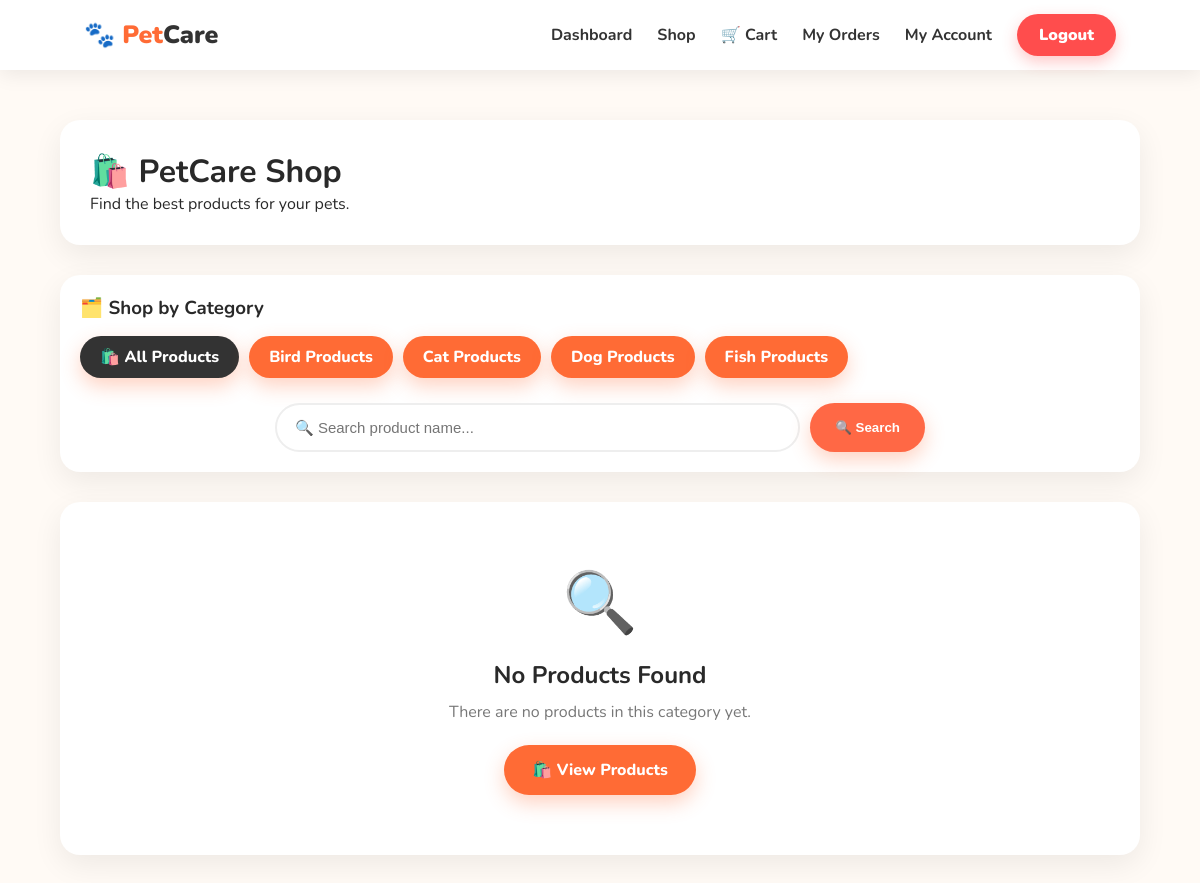
Page /shop.php (signed in) on the committed database.
### tables this page shows
CREATE TABLE `categories` (
  `id` int(11) NOT NULL AUTO_INCREMENT,
  `name` varchar(100) NOT NULL,
  `description` text DEFAULT NULL,
  `created_at` timestamp NOT NULL DEFAULT current_timestamp(),
  PRIMARY KEY (`id`),
  UNIQUE KEY `name` (`name`)
);

### shop.php (the view, shortened to what this page needs)
<?php
require_once "config/db.php";
$category_id = 0;
$search = "";
$category_result = $conn->query(
    "SELECT id, name
     FROM categories
     ORDER BY name ASC"
);
$sql = "SELECT
            products.id,
            products.name,
            products.description,
            products.price,
            products.stock,
            products.image,
            categories.name AS category_name
        FROM products
        LEFT JOIN categories
            ON products.category_id = categories.id
        WHERE 1=1";
$sql .= " ORDER BY products.id DESC";
$stmt = $conn->prepare($sql);
$stmt->execute();
$result = $stmt->get_result();
?>
<!DOCTYPE html>
<html lang="en">
<head>
<link
    rel="stylesheet"
    href="css/style.css"
>
</head>
<body>
<nav class="navbar">
<a
    href="customer_dashboard.php"
    class="logo"
>
    🐾 Pet<span>Care</span>
</a>
<ul class="nav-links">
    <li>
        <a href="customer_dashboard.php">
            Dashboard
        </a>
    </li>
    <li>
        <a href="shop.php">
            Shop
        </a>
    </li>
    <li>
        <a href="cart.php">
            🛒 Cart
        </a>
    </li>
    <li>
        <a href="orders.php">
            My Orders
        </a>
    </li>
    <li>
        <a href="my_account.php">
            My Account
        </a>
    </li>
    <li>
        <a
            href="logout.php"
            class="login-btn"
        >
            Logout
        </a>
    </li>
</ul>
</nav>
<div class="dashboard">
<div class="dashboard-header">
    <h1>
        🛍️ PetCare Shop
    </h1>
    <p>
        Find the best products for your pets.
    </p>
</div>
<div
    style="
        background:white;
        padding:20px;
        border-radius:20px;
        box-shadow:0 10px 30px rgba(0,0,0,0.07);
        margin-bottom:30px;
    "
>
    <h3
        style="
            margin-bottom:15px;
        "
    >
        🗂️ Shop by Category
    </h3>
    <div
        style="
            display:flex;
            gap:10px;
            flex-wrap:wrap;
        "
    >
        <a
            href="shop.php<?php
            ?>"
            class="btn"
            style="
                padding:10px 20px;
                <?php
                if ($category_id == 0) {
                    echo "background:#333;";
                }
                ?>
            "
        >
            🛍️ All Products
        </a>
        <?php
        while (
            $category =
            $category_result->fetch_assoc()
        ) {
        ?>
            <a
                href="shop.php?category=<?php
                    echo $category["id"];
                ?>"
                class="btn"
                style="
                    padding:10px 20px;
                    <?php
                    if (
                        $category_id ==
                        $category["id"]
                    ) {
                        echo "background:#333;";
                    }
                    ?>
                "
            >
                <?php
                echo htmlspecialchars(
                    $category["name"]
                );
                ?>
            </a>
        <?php
        }
        ?>
    </div>
    <form
        method="GET"
        action="shop.php"
        style="
            margin-top:25px;
            display:flex;
            gap:10px;
            max-width:650px;
            margin-left:auto;
            margin-right:auto;
        "
    >
        <input
            type="text"
            name="search"
            placeholder="🔍 Search product name..."
            value="<?php
                echo htmlspecialchars(
                    $search
                );
            ?>"
            style="
                flex:1;
                padding:14px 18px;
                border:2px solid #eee;
                border-radius:30px;
                font-size:15px;
                outline:none;
            "
        >
        <button
            type="submit"
            class="btn"
            style="
                padding:14px 25px;
                border:none;
                border-radius:30px;
                background:#ff6845;
                color:white;
                font-weight:bold;
                cursor:pointer;
            "
        >
            🔍 Search
        </button>
    </form>
</div>
<div class="product-grid">
    <?php
    if ($result->num_rows > 0) {
    ?>
        <?php
        while (
            $product =
            $result->fetch_assoc()
        ) {
        ?>
            <div class="product-card">
                <?php
                if (
                    !empty(
                        $product["image"]
                    )
                ) {
                    $product_image =
                        $product["image"];
                    if (
                        strpos(
                            $product_image,
                            "http://"
                        ) === 0 ||
                        strpos(
                            $product_image,
                            "https://"
                        ) === 0
                    ) {
                        $product_image_src =
                            $product_image;
                    } else {
                        $product_image_src =
                            "images/" .
                            $product_image;
                    }
                ?>
                    <img
                        src="<?php
                            echo htmlspecialchars(
                                $product_image_src
                            );
                        ?>"
                        alt="<?php
                            echo htmlspecialchars(
                                $product["name"]
                            );
                        ?>"
                        style="
                            width:100%;
                            height:220px;
                            object-fit:cover;
                            border-radius:15px;
                            margin-bottom:15px;
                        "
                    >
                <?php
                } else {
                ?>
                    <div
                        style="
                            width:100%;
                            height:220px;
                            display:flex;
                            align-items:center;
                            justify-content:center;
                            background:#fff1e9;
                            border-radius:15px;
                            font-size:80px;
                            margin-bottom:15px;
                        "
                    >
                        🐾
                    </div>
                <?php
                }
                ?>
                <?php
                if (
                    !empty(
                        $product["category_name"]
                    )
                ) {
                ?>
                    <span
                        style="
                            display:inline-block;
                            padding:6px 12px;
                            background:#fff1e9;
                            color:#d94d20;
                            border-radius:20px;
                            font-size:12px;
                            font-weight:800;
                            margin-bottom:10px;
                        "
                    >
                        <?php
                        echo htmlspecialchars(
                            $product[
                                "category_name"
                            ]
                        );
                        ?>
                    </span>
                <?php
                }
                ?>
                <h3>
                    <?php
                    echo htmlspecialchars(
                        $product["name"]
                    );
                    ?>
                </h3>
                <p>
                    <?php
                    $description =
                        $product[
                            "description"
                        ];
                    if (
                        strlen(
                            $description
                        ) > 80
                    ) {
                        echo htmlspecialchars(
                            substr(
                                $description,
                                0,
                                80
                            )
                        ) . "...";
                    } else {
                        echo htmlspecialchars(
                            $description
                        );
                    }
                    ?>
                </p>
                <h4
                    style="
                        margin:15px 0;
                        color:#ff6b35;
                        font-size:20px;
                    "
                >
                    Rs.
                    <?php
                    echo number_format(
                        $product["price"],
                        2
                    );
                    ?>
                </h4>
                <?php
                if (
                    $product["stock"] > 0
                ) {
                ?>
                    <p
                        style="
                            color:#218838;
                            font-weight:800;
                            margin-bottom:12px;
                        "
                    >
                        ✅
                        <?php
                        echo $product["stock"];
                        ?>
                        available
                    </p>
                    <a
                        href="cart.php?add=<?php
                            echo $product["id"];
                        ?>"
                        class="btn"
                    >
                        🛒 Add to Cart
                    </a>
                <?php
                } else {
                ?>
                    <p
                        style="
                            color:#dc3545;
                            font-weight:800;
                            margin-bottom:12px;
                        "
                    >
                        ❌ Out of Stock
                    </p>
                    <button
                        type="button"
                        class="btn out-of-stock-btn"
                        disabled
                    >
                        ❌ Out of Stock
                    </button>
                <?php
                }
                ?>
            </div>
        <?php
        }
        ?>
    <?php
    } else {
    ?>
        <div
            style="
                grid-column:1 / -1;
                text-align:center;
                background:white;
                padding:60px 20px;
                border-radius:20px;
                box-shadow:0 10px 30px rgba(0,0,0,0.07);
            "
        >
            <div
                style="
                    font-size:60px;
                    margin-bottom:15px;
                "
            >
                🔍
            </div>
            <h2>
                No Products Found
            </h2>
            <p
                style="
                    margin-top:10px;
                    color:#777;
                "
            >
                <?php
                if (!empty($search)) {
                ?>
                    No products found matching
                    "<strong><?php
                        echo htmlspecialchars(
                            $search
                        );
                    ?></strong>".
                <?php
                } else {
                ?>
                    There are no products in this category yet.
                <?php
                }
                ?>
            </p>
            <br>
            <a
                href="<?php
                if ($category_id > 0) {
                    echo "shop.php?category=" .
                        $category_id;
                } else {
                    echo "shop.php";
                }
                ?>"
                class="btn"
            >
                🛍️ View Products
            </a>
        </div>
    <?php
    }
    ?>
</div>
</div>
</body>
</html>

### css/style.css (style rules this page uses)
* { margin: 0; padding: 0; box-sizing: border-box; }
html { scroll-behavior: smooth; }
body { font-family: 'Nunito', sans-serif; background: #fffaf5; color: #292929; min-height: 100vh; }
.navbar { width: 100%; padding: 18px 7%; background: white; display: flex; align-items: center; justify-content: space-between; box-shadow: 0 4px 20px rgba(0, 0, 0, 0.08); position: sticky; top: 0; z-index: 1000; }
.logo { font-size: 25px; font-weight: 900; text-decoration: none; color: #ff6b35; }
.logo span { color: #333; }
.nav-links { display: flex; gap: 25px; list-style: none; }
.nav-links a { text-decoration: none; color: #333; font-weight: 700; transition: 0.3s; }
.btn { display: inline-block; padding: 14px 28px; border-radius: 50px; background: #ff6b35; color: white; text-decoration: none; font-weight: 800; border: none; cursor: pointer; transition: 0.3s; box-shadow: 0 8px 20px rgba(255, 107, 53, 0.3); }
.login-btn { background: #ff4d4d; color: white !important; padding: 10px 22px; border-radius: 25px; font-weight: 900 !important; box-shadow: 0 6px 15px rgba(255, 77, 77, 0.3); transition: 0.3s ease; }
.product-grid { display: grid; grid-template-columns: repeat(auto-fit, minmax(230px, 1fr)); gap: 25px; }
.dashboard { width: 90%; max-width: 1200px; margin: 50px auto; }
.dashboard-header { background: white; padding: 30px; border-radius: 20px; margin-bottom: 30px; box-shadow: 0 10px 30px rgba(0, 0, 0, 0.07); animation: fadeUp 0.7s ease; }
.dashboard-header h1 { font-size: 32px; }

### rows in the picture
categories: name "Bird Products"
categories: name "Cat Products"
categories: name "Dog Products"
categories: name "Fish Products"
